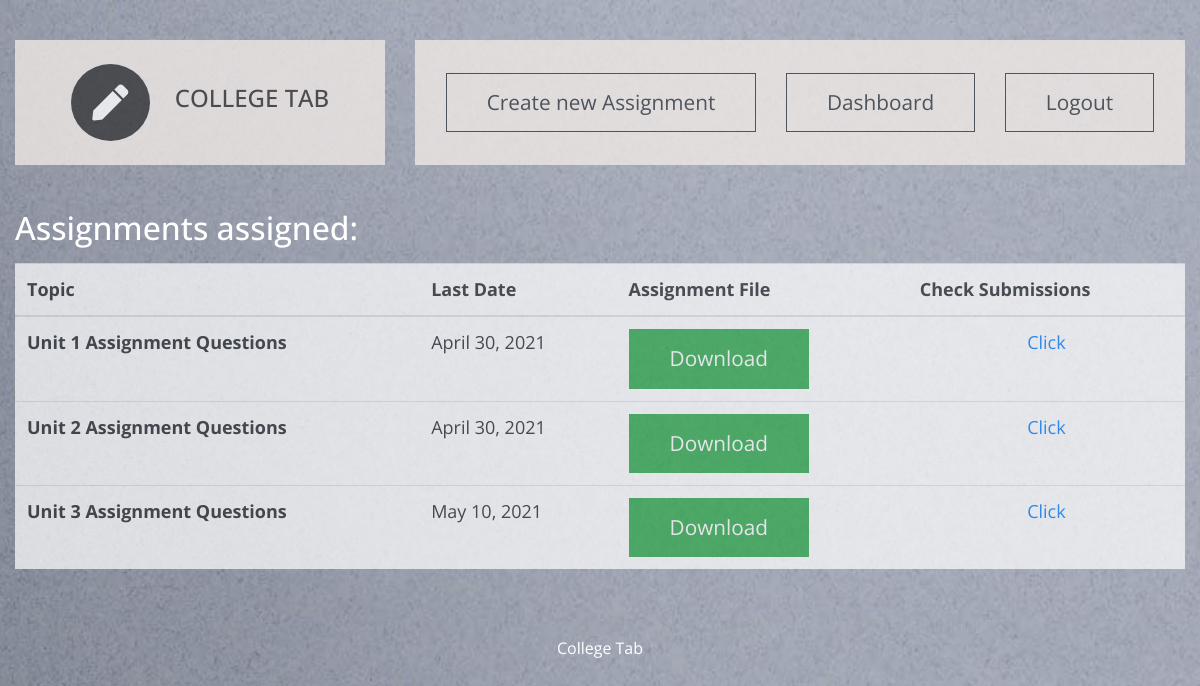
The page /t_dashboard/t_sub_assign/7/IT-601/1 (signed in) on the database its author committed.
### ctapp/models.py (models this page shows, shortened)
class assignment(models.Model):
    c_id  = models.ForeignKey(Class,on_delete=models.CASCADE)   #class id
    s_id = models.ForeignKey(subject,on_delete=models.CASCADE)  #subject id
    t_id = models.ForeignKey(teacher,on_delete=models.CASCADE)  #teacher id
    topic = models.CharField(max_length=50)
    last_date = models.DateField()
    assignfile = models.FileField(upload_to=get_directory_for_assignment_details,default="p.pdf")

### ctapp/views.py (the view, shortened to what this page needs)
# urls.py: path('t_sub_assign/<int:id>/<str:sub_id>/<int:class_id>', views.teacher_subject_assign,name='t_subject_assignment_list'),#list of assign
@login_required(login_url='t_login/')
def teacher_subject_assign(request, id, sub_id,class_id):           # to list assignements given subject and class
    form = AssignCreateForm()
    template = loader.get_template('teacher dashboard assignments.html')
    print(id,sub_id,class_id)
    current_teacher = teacher.objects.get(id=id)
    current_subject = subject.objects.get(subject_code=sub_id)
    current_class=Class.objects.get(id=class_id)
    assignment_list = get_assignment_teacher(current_subject,current_teacher)
    context = {'teacher':current_teacher,'assignment_list':assignment_list,'subject':current_subject,'class':current_class,'form':form}
    return HttpResponse(template.render(context, request))

### ctapp/views.py (called while the page is built)
def get_assignment_teacher(current_subject,current_teacher):
    try:
        return assignment.objects.filter(t_id=current_teacher).filter(s_id=current_subject)
    except teacher_assign.DoesNotExist:
        return False

### ctapp/templates/teacher dashboard assignments.html (shortened to what this page needs)
<!DOCTYPE html>
<html lang="en">
{% load static %}
{% load widget_tweaks %}
  <head>
    <link rel="stylesheet" href="{% static 'css/all.min.css' %}" />
    <link rel="stylesheet" href="{% static 'css/bootstrap.min.css' %}" />
    <link rel="stylesheet" href="{% static 'css/templatemo-style.css' %}" />
  </head>
  <body id="assignmentPage">
    <div class="parallax-window" data-parallax="scroll" data-image-src="{% static 'img/assignments.jpg' %}">
      <div class="container-fluid">
        <div class="row tm-brand-row">
          <div class="col-lg-4 col-11">
            <div class="tm-brand-container tm-bg-white-transparent">
              <i class="fas fa-2x fa-pen tm-brand-icon"></i>
              <div class="tm-brand-texts">
                <h1 class="text-uppercase tm-brand-name">College Tab</h1>
              </div>
            </div>
          </div>
          <div class="col-lg-8 col-1">
            <div class="tm-nav">
              <nav
                class="navbar navbar-expand-lg navbar-light tm-bg-white-transparent tm-navbar">
                <div class="collapse navbar-collapse" id="navbarNav">
                  <ul class="navbar-nav">
                    <li class="nav-item">
                        <button data-toggle="collapse" data-target="#uploader" class="btn btn-outline-dark">Create new Assignment</a>
                    </li>
                    <li class="nav-item">
                      <a href="{% url 'teacher:t_db' teacher.id %}" class="btn btn-outline-dark">
                        Dashboard
                      </a>
                    </li>
                    <li class="nav-item">
                      <a href="{% url 't_logout' %}" class="btn btn-outline-dark">
                        Logout
                      </a>
                    </li>
                  </ul>
                </div>
              </nav>
            </div>
          </div>
        </div>
        <section class="row" id="tmServices">
            <div class="col-12">
              <p><h2 style="color:white;">Assignments assigned:</h2></p>
                  <div id="assignments">
                    <table class="table table-hover">
                      <thead>
                        <tr>
                          <th scope="col">Topic</th>
                          <th scope="col">Last Date</th>
                          <th scope="col">Assignment File</th>
                          <th scope="col">Check Submissions</th>
                        </tr>
                      </thead>
                      <tbody>
                        {% for a in assignment_list %}
                        <tr>
                          <th scope="row">{{a.topic}}</th>
                          <td>{{a.last_date}}</td>
                          <td><a href="{{ a.assignfile.url }}" download class="btn btn-success assign_btn">Download</a></td>
                          <td class="text-center"><a href="{% url 'teacher:t_assign_submit' teacher.id subject.subject_code class.id a.id %}">Click</a></td>
                        </tr>
                        {% endfor %}
                      </tbody>
                    </table>
                  </div>
            </div>
        </section>
         <footer class="row">
            <p class="col-12 text-white text-center tm-copyright-text">
              College Tab
            </p>
          </footer>
        </div>
      </div>
    </body>
  </html>

### ctapp/static/css/templatemo-style.css (style rules this page uses)
html { scroll-behavior: smooth; }
body { font-family: "Open Sans", Arial, Helvetica, sans-serif; font-size: 18px; font-weight: 400; color: #6b6b6b; overflow-x: hidden; }
a, button { transition: all 0.3s ease; }
.container-fluid { max-width: 1310px; }
.parallax-window { min-height: 1100px; background: transparent; }
.tm-bg-white-transparent { background-color: rgba(255, 255, 255, 0.8); }
.tm-brand-row { align-items: center; padding-top: 40px; padding-bottom: 28px; }
.tm-brand-container { max-width: 500px; height: 125px; display: flex; align-items: center; justify-content: center; }
.tm-brand-icon { width: 79px; height: 77px; display: flex; align-items: center; justify-content: center; background-color: #333436; color: white; border-radius: 50%; margin-right: 25px; }
.tm-brand-name { font-size: 1.5rem; color: #333333; }
::placeholder { color: black; opacity: 1; }
.tm-navbar { max-width: 840px;min-height: 125px;justify-content:; }
.tm-navbar .navbar-nav { width: 100%; display: flex; align-items: center; justify-content: space-around; }
.nav-item { position: relative; }
.btn { border-radius: 0; padding: 13px 40px; font-size: 1.3rem; }
p { line-height: 1.7; }
.tm-copyright-text { font-size: 1rem; padding-top: 50px; padding-bottom: 45px; }
.tm-bg-white-transparent { background-color: #F2EBE7;; opacity: 0.77; color: #F4F3F2; font-weight: bold; }
::placeholder { color: black; }
.text-center { align-self: center; }
#assignments { background-color: white; opacity: 0.7; }

### rows shown on the page
assignment: topic "Unit 1 Assignment Questions", last_date "April 30, 2021"
assignment: topic "Unit 2 Assignment Questions", last_date "April 30, 2021"
assignment: topic "Unit 3 Assignment Questions", last_date "May 10, 2021"
